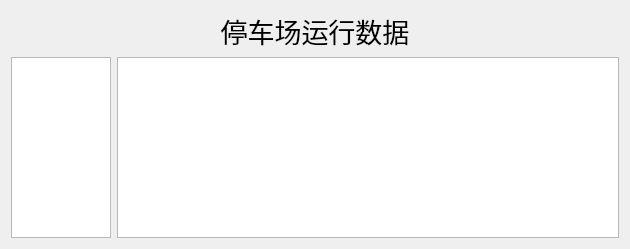
<?xml version="1.0" encoding="UTF-8"?>
<ui version="4.0">
 <class>bussinessDataViewer</class>
 <widget class="QDialog" name="bussinessDataViewer">
  <property name="geometry">
   <rect>
    <x>0</x>
    <y>0</y>
    <width>630</width>
    <height>249</height>
   </rect>
  </property>
  <property name="windowTitle">
   <string>Dialog</string>
  </property>
  <layout class="QVBoxLayout" name="verticalLayout">
   <item>
    <widget class="QLabel" name="label">
     <property name="font">
      <font>
       <pointsize>20</pointsize>
      </font>
     </property>
     <property name="text">
      <string>停车场运行数据</string>
     </property>
     <property name="alignment">
      <set>Qt::AlignmentFlag::AlignCenter</set>
     </property>
    </widget>
   </item>
   <item>
    <layout class="QHBoxLayout" name="horizontalLayout">
     <item>
      <widget class="QListWidget" name="lwDataShowSelector">
       <property name="maximumSize">
        <size>
         <width>100</width>
         <height>16777215</height>
        </size>
       </property>
       <property name="font">
        <font>
         <pointsize>12</pointsize>
        </font>
       </property>
      </widget>
     </item>
     <item>
      <widget class="QTableView" name="tableView"/>
     </item>
    </layout>
   </item>
  </layout>
 </widget>
 <resources/>
 <connections/>
</ui>
